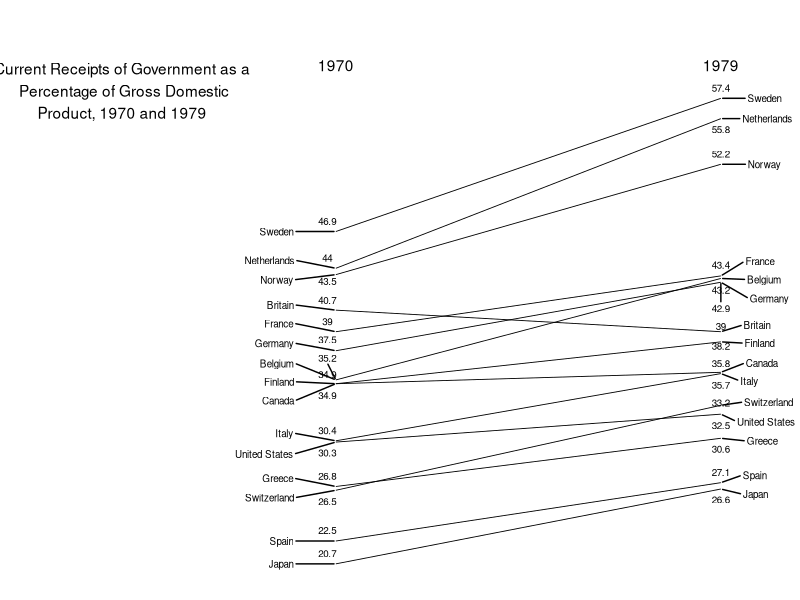
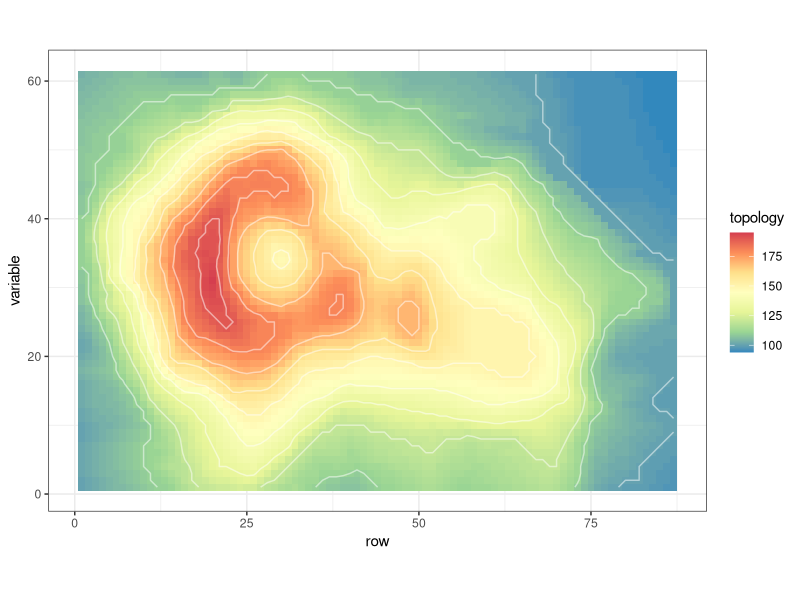
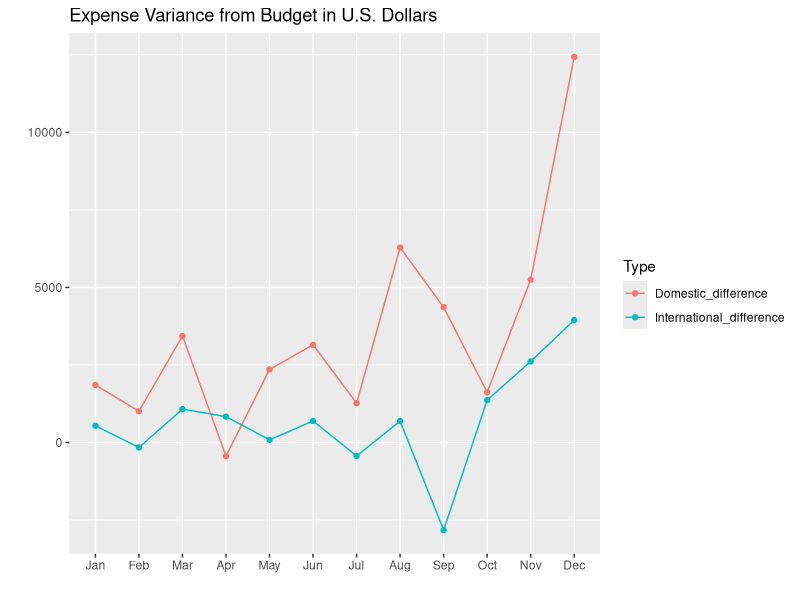
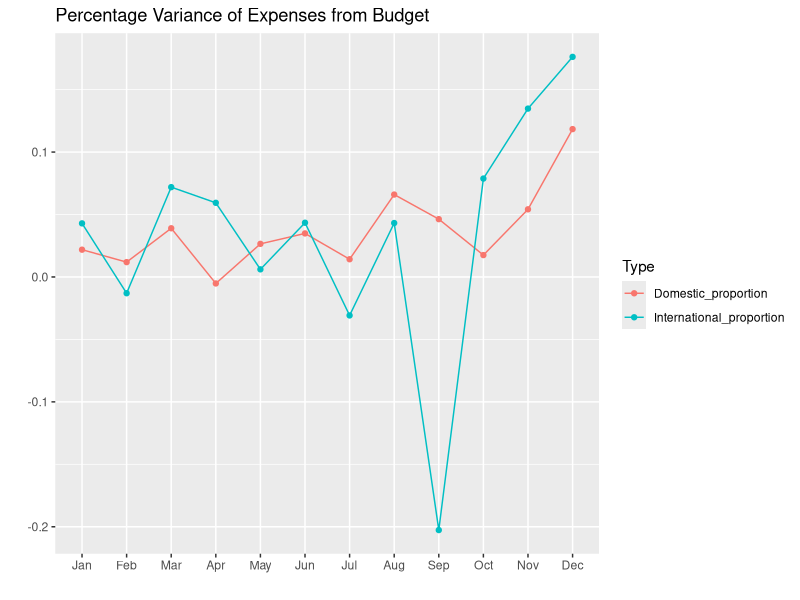

The R source for these figures, in order:
## ---- chunk 1
knitr::opts_chunk$set(echo = FALSE, warning = FALSE, message = FALSE)
library(tidyverse)
library(ggrepel)
rm(list = ls())
## ---- chunk 2
tax <- tribble(
  ~ Country,     ~ `1970`, ~ `1979`,
  "Sweden",          46.9,     57.4,
  "Netherlands",     44.0,     55.8,
  "Norway",          43.5,     52.2,
  "Britain",         40.7,     39.0,
  "France",          39.0,     43.4,
  "Germany",         37.5,     42.9,
  "Belgium",         35.2,     43.2,
  "Canada",          34.9,     35.8,
  "Finland",         34.9,     38.2,
  "Italy",           30.4,     35.7,
  "United States",   30.3,     32.5,
  "Greece",          26.8,     30.6,
  "Switzerland",     26.5,     33.2,
  "Spain",           22.5,     27.1,
  "Japan",           20.7,     26.6
)

tidytax <- tax %>% 
  gather(`1970`, `1979`, key = "year", value = "GDP", convert = T)

ggplot(tidytax)+
  geom_line(aes(x = year, y = GDP, group = Country), size = .3)+
  theme_void()+
  xlab("")+
  ylab("")+
  scale_y_continuous(limits = c(20, 63))+
  scale_x_continuous(limits = c(1963, 1980))+
  geom_text_repel(data = filter(tidytax, year == 1970), 
                  aes(x = year, y = GDP, label = Country),
                  nudge_x = -1, hjust = 1, direction = "y", size = 2.5)+
  geom_text_repel(data = filter(tidytax, year == 1970), 
                  aes(x = year, y = GDP, label = GDP), 
                  direction = "y", nudge_x=-.2,size = 2.5)+
  geom_text_repel(data = filter(tidytax, year == 1979), 
                  aes(x = year, y = GDP, label = Country), 
                  direction = "y", size = 2.5, 
                  nudge_x = 0.25, hjust = -0.5)+
  geom_text_repel(data = filter(tidytax, year == 1979), 
                  aes(x = year, y = GDP, label = GDP),
                  direction = "y", size = 2.5)+
  annotate("text", x = c(1970, 1979), y = 60, 
           label = c("1970", "1979"))+
  annotate("text", x = 1965, y = 58, label = 
             paste("Current Receipts of Government as a\n", 
            "Percentage of Gross Domestic\nProduct, 1970 and 1979"))

## ---- chunk 3
volcano_tbl <- as_tibble(volcano)
colnames(volcano_tbl) <- 1:ncol(volcano) 
volcano_tbl$row <- 1:nrow(volcano_tbl)

volcano_tbl_new <- gather(volcano_tbl,variable,topology,-row,convert = TRUE)
ggplot(volcano_tbl_new, aes(x=row, y=variable,z=topology,fill=topology))  + 
  geom_tile() + 
  coord_equal() +
  geom_contour(color = "white", alpha = 0.5) + 
  scale_fill_distiller(palette="Spectral", na.value="white") + 
  theme_bw()
## ---- chunk 4
budget <- tribble(
  ~ Expenses,             ~ Jan, ~ Feb, ~ Mar, ~ Apr, ~ May, ~ Jun, ~ Jul, ~ Aug, ~ Sep, ~ Oct, ~ Nov, ~ Dec,
  "Domestic Actual",      84853, 84838, 88103, 85072, 88723, 90384, 89374, 95273, 94239, 92394, 96934, 105034,
  "Domestic Budget",      83000, 83830, 84668, 85515, 86370, 87234, 88106, 88987, 89877, 90776, 91684, 92600,
  "International Actual", 12538, 12438, 14934, 14033, 13945, 15938, 14086, 15934, 13945, 17338, 19384, 22394,
  "International Budget", 12000, 12600, 13860, 13200, 13860, 15246, 14520, 15246, 16771, 15972, 16771, 18448
)
budget_new<- gather(budget,variable,value,-Expenses)

a<- subset(budget_new,Expenses=="Domestic Actual")$value
b<-subset(budget_new,Expenses=="Domestic Budget")$value
c<- subset(budget_new,Expenses=="International Actual")$value
d<- subset(budget_new,Expenses=="International Budget")$value
Domestic_difference <- a-b
International_difference <- c-d
Domestic_proportion <- (a-b)/a
International_proportion <- (c-d)/c
Month<- factor(subset(budget_new,Expenses=="Domestic Actual")$variable,levels=c("Jan","Feb","Mar","Apr","May","Jun","Jul","Aug","Sep","Oct","Nov","Dec"))
budget_diff <- data.frame(Domestic_difference,International_difference,Domestic_proportion,International_proportion,Month)
budget_diff_new<- gather(budget_diff[c(1,2,5)],key="Type",value = "Difference",Domestic_difference,International_difference,-Month)
budget_diff_new<- as_tibble(budget_diff_new)
ggplot(budget_diff_new,aes(x=Month,y=Difference,group=Type,colour=Type))+
  geom_line()+
  geom_point()+ylab("")+xlab("")+labs(title = "Expense Variance from Budget in U.S. Dollars")

budget_diff_new2<- gather(budget_diff[c(3,4,5)],key="Type",value = "Difference",Domestic_proportion,International_proportion,-Month)
budget_diff_new2<- as_tibble(budget_diff_new2)
ggplot(budget_diff_new2,aes(x=Month,y=Difference,group=Type,colour=Type))+
  geom_line()+
  geom_point()+ylab("")+xlab("")+labs(title = "Percentage Variance of Expenses from Budget")
